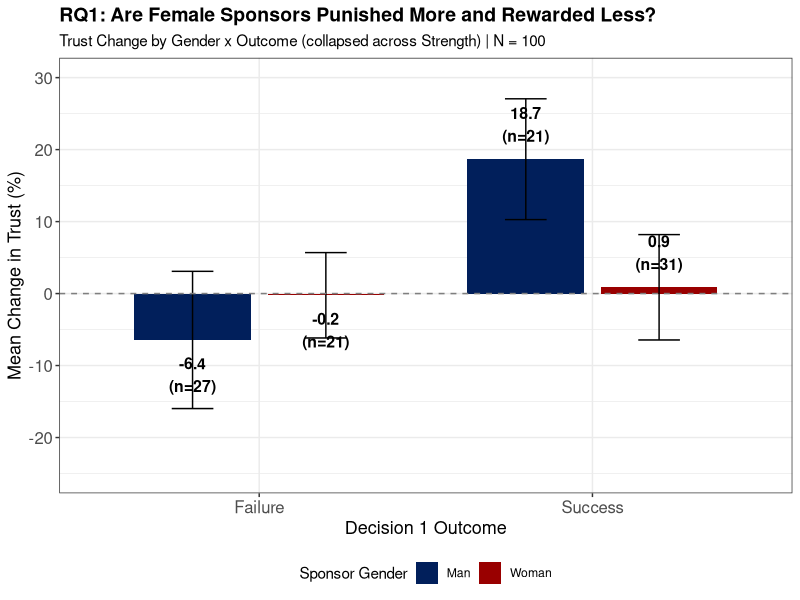

Recreate this plot in R. (Note: this script raises an error after producing the figure.)
## ---- chunk 1
rm(list = ls())
knitr::opts_chunk$set(
  echo = FALSE,
  message = FALSE,
  warning = FALSE,
  fig.width = 10,
  fig.height = 6
)

library(dplyr)
library(tidyr)
library(ggplot2)
library(knitr)
library(lme4)
library(lmerTest)

is_pdf <- knitr::is_latex_output()
if (!is_pdf) library(kableExtra)

styled_kable <- function(data, ...) {
  k <- kable(data, booktabs = TRUE, ...)
  if (!is_pdf) k <- kable_styling(k, bootstrap_options = c("striped", "condensed"), full_width = FALSE)
  k
}

PENN_BLUE   <- "#011F5B"
PENN_RED    <- "#990000"
SUCCESS_GRN <- "#2E7D32"
FAILURE_RED <- "#C62828"

TARGET_STUDY <- "698e27db580428e78f8e9ff1"
## ---- chunk 2
# --- Stage 3 data ---
raw <- read.csv("../output/stage3_pilot_data.csv", stringsAsFactors = FALSE)
raw <- raw[-c(1, 2), ]

numeric_cols <- c("Progress", "Duration..in.seconds.", "Finished",
                  "endorser_slider_value_q1", "endorser_slider_value_q2",
                  "stake_percent_q1", "stake_percent_q2",
                  "rt_ms_stage3_q1", "rt_ms_stage3_q2", "rt_ms_stage3_outcome",
                  "stage3_q1_is_correct", "stage3_q1_actual_bonus",
                  "age", "gender", "race")
for (col in numeric_cols) {
  if (col %in% names(raw)) raw[[col]] <- suppressWarnings(as.numeric(raw[[col]]))
}

# Exclusion cascade
d0 <- raw
d1 <- d0 %>% filter(Status != "1")
d2 <- d1 %>% filter(Finished == 1)
d3 <- d2 %>% filter(!is.na(PROLIFIC_PID) & trimws(PROLIFIC_PID) != "")
d3b <- d3 %>% filter(STUDY_ID == TARGET_STUDY)
d4 <- d3b %>% filter(Q42 == "2")
d5 <- d4 %>% filter(!is.na(assigned_condition) & trimws(assigned_condition) != "")
d6 <- d5 %>% filter(!is.na(stake_percent_q1))
df <- d6

# Derive variables
df <- df %>%
  mutate(
    endorser_gender_code = ifelse(grepl("^M_", assigned_condition), "Man", "Woman"),
    endorser_correct     = ifelse(grepl("_correct_", assigned_condition), 1, 0),
    endorser_strong      = ifelse(grepl("_strong$", assigned_condition), 1, 0),
    abs_strength_q1 = abs(endorser_slider_value_q1 - 50),
    abs_strength_q2 = abs(endorser_slider_value_q2 - 50),
    endorser_gender_f = factor(endorser_gender_code, levels = c("Man", "Woman")),
    correctness_f     = factor(ifelse(endorser_correct == 1, "Correct", "Incorrect"),
                               levels = c("Incorrect", "Correct")),
    strength_f        = factor(ifelse(endorser_strong == 1, "Strong", "Weak"),
                               levels = c("Weak", "Strong")),
    outcome_f         = factor(ifelse(stage3_q1_is_correct == 1, "Success", "Failure"),
                               levels = c("Failure", "Success")),
    trust_change = stake_percent_q2 - stake_percent_q1,
    duration_min = Duration..in.seconds. / 60
  )

df_tc <- df %>% filter(!is.na(trust_change))

# --- Stage 2 data ---
s2_raw <- read.csv("../output/stage2_main_data.csv", stringsAsFactors = FALSE)
s2_raw <- s2_raw[-c(1, 2), ]
s2_raw$Finished <- as.numeric(s2_raw$Finished)
s2_raw$StartDate <- as.POSIXct(s2_raw$StartDate, format = "%Y-%m-%d %H:%M:%S")
s2_raw$date <- as.Date(s2_raw$StartDate)

s2 <- s2_raw %>%
  filter(Status != "1", Finished == 1,
         !is.na(PROLIFIC_PID) & trimws(PROLIFIC_PID) != "",
         date >= as.Date("2026-02-12")) %>%
  filter(!is.na(t1_slider_value) & trimws(t1_slider_value) != "")

s2$endorser_gender <- case_when(
  s2$gender == "1" ~ "Woman", s2$gender == "2" ~ "Man", TRUE ~ "Other"
)

s2_long <- data.frame()
for (i in 1:10) {
  p <- paste0("t", i, "_")
  trial_df <- s2 %>%
    select(PROLIFIC_PID, endorser_gender,
           pair_id = !!paste0(p, "pair_id"), category = !!paste0(p, "category"),
           truth = !!paste0(p, "truth"), truth_gender = !!paste0(p, "truth_gender"),
           A_gender = !!paste0(p, "A_gender"), B_gender = !!paste0(p, "B_gender"),
           slider_value = !!paste0(p, "slider_value"),
           slider_side = !!paste0(p, "slider_side"),
           rt_ms = !!paste0(p, "rt_ms")) %>%
    mutate(trial = i)
  s2_long <- rbind(s2_long, trial_df)
}
s2_long$slider_value <- as.numeric(s2_long$slider_value)

s2_trials <- s2_long %>%
  filter(!is.na(slider_value), endorser_gender %in% c("Man", "Woman")) %>%
  mutate(
    abs_strength = abs(slider_value - 50),
    endorsed_side = ifelse(slider_value < 50, "A", ifelse(slider_value > 50, "B", "neutral")),
    endorsed_gender = case_when(
      endorsed_side == "A" ~ A_gender, endorsed_side == "B" ~ B_gender, TRUE ~ NA_character_
    ),
    is_correct = (endorsed_side == truth),
    endorser_gender_f = factor(endorser_gender, levels = c("Man", "Woman")),
    endorsed_gender_f = factor(endorsed_gender, levels = c("Man", "Woman"))
  )
## ---- chunk 3
# Manipulation check (used later in robustness)
df$q44_resp <- case_when(df$Q44 == "1" ~ "Man", df$Q44 == "2" ~ "Woman", TRUE ~ NA_character_)
## ---- chunk 4
rq1_vars <- data.frame(
  Coefficient = c("Woman", "Success", "Woman x Success", "abs_strength_q1_c", "abs_strength_q2_c"),
  R_Name = c("endorser_gender_fWoman", "outcome_fSuccess",
             "...fWoman:outcome_fSuccess", "abs_strength_q1_c", "abs_strength_q2_c"),
  Coding = c("Man = 0 (ref), Woman = 1", "Failure = 0 (ref), Success = 1",
             "Interaction term", "Mean-centered |Q1 slider - 50|",
             "Mean-centered |Q2 slider - 50|")
)
styled_kable(rq1_vars, col.names = c("Term", "Name in R output", "Coding"),
             row.names = FALSE)
## ---- chunk 5
df_tc <- df_tc %>%
  mutate(abs_strength_q1_c = abs_strength_q1 - mean(abs_strength_q1, na.rm = TRUE),
         abs_strength_q2_c = abs_strength_q2 - mean(abs_strength_q2, na.rm = TRUE))

model_rq1 <- lm(trust_change ~ endorser_gender_f * outcome_f + abs_strength_q1_c + abs_strength_q2_c,
                 data = df_tc)
summary(model_rq1)
## ---- chunk 6
rq1_stats <- df_tc %>%
  group_by(endorser_gender_f, outcome_f) %>%
  summarise(
    mean_change = mean(trust_change),
    se = sd(trust_change) / sqrt(n()),
    n = n(),
    .groups = "drop"
  )

ggplot(rq1_stats,
       aes(x = outcome_f, y = mean_change, fill = endorser_gender_f)) +
  geom_bar(stat = "identity", position = position_dodge(0.8), width = 0.7) +
  geom_errorbar(aes(ymin = mean_change - se, ymax = mean_change + se),
                position = position_dodge(0.8), width = 0.25) +
  geom_hline(yintercept = 0, linetype = "dashed", color = "gray50") +
  geom_text(aes(label = sprintf("%.1f\n(n=%d)", mean_change, n),
                vjust = ifelse(mean_change >= 0, -0.5, 1.5)),
            position = position_dodge(0.8),
            size = 4, fontface = "bold", color = "black") +
  scale_fill_manual(values = c("Man" = PENN_BLUE, "Woman" = PENN_RED)) +
  scale_y_continuous(limits = c(-25, 30), breaks = seq(-20, 30, 10)) +
  labs(
    title = "RQ1: Are Female Sponsors Punished More and Rewarded Less?",
    subtitle = paste0("Trust Change by Gender x Outcome (collapsed across Strength) | N = ", nrow(df_tc)),
    x = "Decision 1 Outcome",
    y = "Mean Change in Trust (%)",
    fill = "Sponsor Gender"
  ) +
  theme_bw() +
  theme(
    legend.position = "bottom",
    plot.title = element_text(size = 14, face = "bold"),
    plot.subtitle = element_text(size = 11),
    axis.text = element_text(size = 12),
    axis.title = element_text(size = 13)
  )
## ---- chunk 7
rq2_vars <- data.frame(
  Coefficient = c("Woman_Sponsor", "Woman_Protege", "Random intercept"),
  R_Name = c("endorser_gender_fWoman", "endorsed_gender_fWoman", "(1 | PROLIFIC_PID)"),
  Coding = c("Man = 0 (ref), Woman = 1", "Man = 0 (ref), Woman = 1",
             "10 trials per endorser")
)
styled_kable(rq2_vars, col.names = c("Term", "Name in R output", "Coding"),
             row.names = FALSE)
## ---- chunk 8
s2_model_data <- s2_trials %>% filter(!is.na(endorsed_gender_f))
model_rq2 <- lmer(abs_strength ~ endorser_gender_f * endorsed_gender_f + (1 | PROLIFIC_PID),
                   data = s2_model_data)
summary(model_rq2)
## ---- chunk 9
rq2_plot <- s2_trials %>%
  filter(!is.na(endorsed_gender_f)) %>%
  group_by(endorser_gender_f, endorsed_gender_f) %>%
  summarise(
    mean_abs_strength = mean(abs_strength),
    se = sd(abs_strength) / sqrt(n()),
    n = n(),
    .groups = "drop"
  )

ggplot(rq2_plot,
       aes(x = endorser_gender_f, y = mean_abs_strength, fill = endorsed_gender_f)) +
  geom_bar(stat = "identity", position = position_dodge(0.8), width = 0.7) +
  geom_errorbar(aes(ymin = mean_abs_strength - se, ymax = mean_abs_strength + se),
                position = position_dodge(0.8), width = 0.25) +
  geom_text(aes(label = sprintf("%.1f\n(n=%d)", mean_abs_strength, n)),
            position = position_dodge(0.8),
            vjust = 1.5, size = 4.5, color = "white", fontface = "bold") +
  scale_fill_manual(values = c("Man" = PENN_BLUE, "Woman" = PENN_RED),
                    name = "Protege Gender") +
  scale_y_continuous(limits = c(0, 45), breaks = seq(0, 45, 5)) +
  labs(
    title = "RQ2: Do Female Sponsors Provide Weaker Endorsements?",
    subtitle = paste0("Mean Absolute Endorsement Strength by Sponsor and Protege Gender | N = ",
                      n_distinct(s2_trials$PROLIFIC_PID), " endorsers"),
    x = "Sponsor Gender",
    y = "Absolute Endorsement Strength (|Rating - 50|)"
  ) +
  theme_bw() +
  theme(
    legend.position = "bottom",
    plot.title = element_text(size = 14, face = "bold"),
    plot.subtitle = element_text(size = 11),
    axis.text = element_text(size = 12),
    axis.title = element_text(size = 13)
  )
## ---- chunk 10
rq3_vars <- data.frame(
  Coefficient = c("DV: stake_percent_q1", "Woman", "abs_strength_q1", "Woman x Strength"),
  R_Name = c("stake_percent_q1", "endorser_gender_fWoman", "abs_strength_q1",
             "...fWoman:abs_strength_q1"),
  Coding = c("0-100 (evaluator initial trust)", "Man = 0 (ref), Woman = 1",
             "|slider - 50|; Weak ~ 1-2, Strong = 50", "Interaction term")
)
styled_kable(rq3_vars, col.names = c("Term", "Name in R output", "Coding"),
             row.names = FALSE)
## ---- chunk 11
model_rq3 <- lm(stake_percent_q1 ~ endorser_gender_f * abs_strength_q1, data = df)
summary(model_rq3)
## ---- chunk 12
rq3_stats <- df %>%
  group_by(endorser_gender_f, strength_f) %>%
  summarise(
    mean_trust = mean(stake_percent_q1),
    se = sd(stake_percent_q1) / sqrt(n()),
    n = n(),
    .groups = "drop"
  )

ggplot(rq3_stats,
       aes(x = strength_f, y = mean_trust, fill = endorser_gender_f)) +
  geom_bar(stat = "identity", position = position_dodge(0.8), width = 0.7) +
  geom_errorbar(aes(ymin = mean_trust - se, ymax = mean_trust + se),
                position = position_dodge(0.8), width = 0.25) +
  geom_text(aes(label = sprintf("%.1f\n(n=%d)", mean_trust, n)),
            position = position_dodge(0.8),
            vjust = 1.5, size = 4.5, color = "white", fontface = "bold") +
  scale_fill_manual(values = c("Man" = PENN_BLUE, "Woman" = PENN_RED)) +
  scale_y_continuous(limits = c(0, 100), breaks = seq(0, 100, 10)) +
  labs(
    title = "RQ3: Do Female Sponsors Need Higher Strength to Achieve Same Trust?",
    subtitle = paste0("Mean Initial Trust (Decision 1) by Sponsor Gender and Endorsement Strength | N = ", nrow(df)),
    x = "Endorsement Strength Condition",
    y = "Initial Trust (%)",
    fill = "Sponsor Gender"
  ) +
  theme_bw() +
  theme(
    legend.position = "bottom",
    plot.title = element_text(size = 14, face = "bold"),
    plot.subtitle = element_text(size = 11),
    axis.text = element_text(size = 12),
    axis.title = element_text(size = 13)
  )
## ---- chunk 13
rq4_vars <- data.frame(
  Coefficient = c("Woman", "abs_str_q1_c", "Success", "3-way interaction", "abs_str_q2_c"),
  R_Name = c("endorser_gender_fWoman", "abs_strength_q1_c", "outcome_fSuccess",
             "...fWoman:abs_strength_q1_c:...fSuccess", "abs_strength_q2_c"),
  Coding = c("Man = 0 (ref), Woman = 1", "Mean-centered |Q1 slider - 50|",
             "Failure = 0 (ref), Success = 1", "Gender x Strength x Outcome",
             "Mean-centered |Q2 slider - 50|")
)
styled_kable(rq4_vars, col.names = c("Term", "Name in R output", "Coding"),
             row.names = FALSE)
## ---- chunk 14
model_rq4 <- lm(trust_change ~ endorser_gender_f * abs_strength_q1_c * outcome_f + abs_strength_q2_c,
                 data = df_tc)
summary(model_rq4)
## ---- chunk 15
rq4_stats <- df_tc %>%
  group_by(endorser_gender_f, strength_f, outcome_f) %>%
  summarise(
    mean_change = mean(trust_change),
    se = sd(trust_change) / sqrt(n()),
    n = n(),
    .groups = "drop"
  )

ggplot(rq4_stats,
       aes(x = outcome_f, y = mean_change, fill = endorser_gender_f)) +
  geom_bar(stat = "identity", position = position_dodge(0.8), width = 0.7) +
  geom_errorbar(aes(ymin = mean_change - se, ymax = mean_change + se),
                position = position_dodge(0.8), width = 0.25) +
  geom_hline(yintercept = 0, linetype = "dashed", color = "gray50") +
  geom_text(aes(label = sprintf("%.1f\n(n=%d)", mean_change, n),
                vjust = ifelse(mean_change >= 0, -0.5, 1.5)),
            position = position_dodge(0.8),
            size = 3.5, fontface = "bold", color = "black") +
  facet_wrap(~ strength_f, nrow = 1) +
  scale_fill_manual(values = c("Man" = PENN_BLUE, "Woman" = PENN_RED)) +
  scale_y_continuous(limits = c(-55, 50), breaks = seq(-50, 50, 10)) +
  labs(
    title = "RQ4: Trust Change by Gender x Outcome, Moderated by Endorsement Strength",
    subtitle = paste0("Women rewarded MORE after weak endorsement success, LESS after strong | N = ", nrow(df_tc)),
    x = "Decision 1 Outcome",
    y = "Mean Change in Trust (%)",
    fill = "Sponsor Gender"
  ) +
  theme_bw() +
  theme(
    legend.position = "bottom",
    plot.title = element_text(size = 14, face = "bold"),
    plot.subtitle = element_text(size = 11),
    strip.text = element_text(size = 13, face = "bold"),
    axis.text = element_text(size = 11),
    axis.title = element_text(size = 13)
  )
## ---- chunk 16
df_pass <- df %>% filter(q44_resp == endorser_gender_code)
df_pass_tc <- df_pass %>% filter(!is.na(trust_change)) %>%
  mutate(abs_strength_q1_c = abs_strength_q1 - mean(abs_strength_q1, na.rm = TRUE),
         abs_strength_q2_c = abs_strength_q2 - mean(abs_strength_q2, na.rm = TRUE))
## ---- chunk 17
cat("Manipulation check pass: N =", nrow(df_pass), "of", nrow(df), "\n")
cat("  Man:", sum(df_pass$endorser_gender_code == "Man"),
    "| Woman:", sum(df_pass$endorser_gender_code == "Woman"), "\n")
cat("  Excluded:", nrow(df) - nrow(df_pass),
    "(Man:", sum(df$endorser_gender_code == "Man") - sum(df_pass$endorser_gender_code == "Man"),
    "| Woman:", sum(df$endorser_gender_code == "Woman") - sum(df_pass$endorser_gender_code == "Woman"), ")\n")
## ---- chunk 18
model_rq1_pass <- lm(trust_change ~ endorser_gender_f * outcome_f + abs_strength_q1_c + abs_strength_q2_c,
                      data = df_pass_tc)
summary(model_rq1_pass)
## ---- chunk 19
rq1_pass_stats <- df_pass_tc %>%
  group_by(endorser_gender_f, outcome_f) %>%
  summarise(
    mean_change = mean(trust_change),
    se = sd(trust_change) / sqrt(n()),
    n = n(),
    .groups = "drop"
  )

ggplot(rq1_pass_stats,
       aes(x = outcome_f, y = mean_change, fill = endorser_gender_f)) +
  geom_bar(stat = "identity", position = position_dodge(0.8), width = 0.7) +
  geom_errorbar(aes(ymin = mean_change - se, ymax = mean_change + se),
                position = position_dodge(0.8), width = 0.25) +
  geom_hline(yintercept = 0, linetype = "dashed", color = "gray50") +
  geom_text(aes(label = sprintf("%.1f\n(n=%d)", mean_change, n),
                vjust = ifelse(mean_change >= 0, -0.5, 1.5)),
            position = position_dodge(0.8),
            size = 4, fontface = "bold", color = "black") +
  scale_fill_manual(values = c("Man" = PENN_BLUE, "Woman" = PENN_RED)) +
  scale_y_continuous(limits = c(-35, 25), breaks = seq(-30, 20, 10)) +
  labs(
    title = "Appendix RQ1: Excluding Manipulation Check Failures",
    subtitle = paste0("Trust Change | N = ", nrow(df_pass_tc), " (manipulation check passers only)"),
    x = "Decision 1 Outcome",
    y = "Mean Change in Trust (%)",
    fill = "Sponsor Gender"
  ) +
  theme_bw() +
  theme(
    legend.position = "bottom",
    plot.title = element_text(size = 14, face = "bold"),
    plot.subtitle = element_text(size = 11),
    axis.text = element_text(size = 12),
    axis.title = element_text(size = 13)
  )
## ---- chunk 20
model_rq3_pass <- lm(stake_percent_q1 ~ endorser_gender_f * abs_strength_q1,
                      data = df_pass)
summary(model_rq3_pass)
## ---- chunk 21
rq3_pass_stats <- df_pass %>%
  group_by(endorser_gender_f, strength_f) %>%
  summarise(
    mean_trust = mean(stake_percent_q1),
    se = sd(stake_percent_q1) / sqrt(n()),
    n = n(),
    .groups = "drop"
  )

ggplot(rq3_pass_stats,
       aes(x = strength_f, y = mean_trust, fill = endorser_gender_f)) +
  geom_bar(stat = "identity", position = position_dodge(0.8), width = 0.7) +
  geom_errorbar(aes(ymin = mean_trust - se, ymax = mean_trust + se),
                position = position_dodge(0.8), width = 0.25) +
  geom_text(aes(label = sprintf("%.1f\n(n=%d)", mean_trust, n)),
            position = position_dodge(0.8),
            vjust = 1.5, size = 4.5, color = "white", fontface = "bold") +
  scale_fill_manual(values = c("Man" = PENN_BLUE, "Woman" = PENN_RED)) +
  scale_y_continuous(limits = c(0, 100), breaks = seq(0, 100, 10)) +
  labs(
    title = "Appendix RQ3: Excluding Manipulation Check Failures",
    subtitle = paste0("Initial Trust | N = ", nrow(df_pass), " (manipulation check passers only)"),
    x = "Endorsement Strength Condition",
    y = "Initial Trust (%)",
    fill = "Sponsor Gender"
  ) +
  theme_bw() +
  theme(
    legend.position = "bottom",
    plot.title = element_text(size = 14, face = "bold"),
    plot.subtitle = element_text(size = 11),
    axis.text = element_text(size = 12),
    axis.title = element_text(size = 13)
  )
## ---- chunk 22
model_rq4_pass <- lm(trust_change ~ endorser_gender_f * abs_strength_q1_c * outcome_f + abs_strength_q2_c,
                      data = df_pass_tc)
summary(model_rq4_pass)
## ---- chunk 23
rq4_pass_stats <- df_pass_tc %>%
  group_by(endorser_gender_f, strength_f, outcome_f) %>%
  summarise(
    mean_change = mean(trust_change),
    se = sd(trust_change) / sqrt(n()),
    n = n(),
    .groups = "drop"
  )

ggplot(rq4_pass_stats,
       aes(x = outcome_f, y = mean_change, fill = endorser_gender_f)) +
  geom_bar(stat = "identity", position = position_dodge(0.8), width = 0.7) +
  geom_errorbar(aes(ymin = mean_change - se, ymax = mean_change + se),
                position = position_dodge(0.8), width = 0.25) +
  geom_hline(yintercept = 0, linetype = "dashed", color = "gray50") +
  geom_text(aes(label = sprintf("%.1f\n(n=%d)", mean_change, n),
                vjust = ifelse(mean_change >= 0, -0.5, 1.5)),
            position = position_dodge(0.8),
            size = 3.5, fontface = "bold", color = "black") +
  facet_wrap(~ strength_f, nrow = 1) +
  scale_fill_manual(values = c("Man" = PENN_BLUE, "Woman" = PENN_RED)) +
  scale_y_continuous(limits = c(-65, 55), breaks = seq(-60, 50, 10)) +
  labs(
    title = "Appendix RQ4: Trust Change 3-Way (Manipulation Check Passers)",
    subtitle = paste0("N = ", nrow(df_pass_tc), " (manipulation check passers only)"),
    x = "Decision 1 Outcome",
    y = "Mean Change in Trust (%)",
    fill = "Sponsor Gender"
  ) +
  theme_bw() +
  theme(
    legend.position = "bottom",
    plot.title = element_text(size = 14, face = "bold"),
    plot.subtitle = element_text(size = 11),
    strip.text = element_text(size = 13, face = "bold"),
    axis.text = element_text(size = 11),
    axis.title = element_text(size = 13)
  )
## ---- chunk 24
# Use named coefficient indexing for robustness
rq1_int   <- "endorser_gender_fWoman:outcome_fSuccess"
rq3_int   <- "endorser_gender_fWoman:abs_strength_q1"
rq4_int   <- "endorser_gender_fWoman:abs_strength_q1_c:outcome_fSuccess"

comp <- data.frame(
  Test = c("RQ1: Gender x Outcome", "RQ3: Gender x Strength", "RQ4: 3-way"),
  Full_b = c(round(coef(model_rq1)[rq1_int], 2),
             round(coef(model_rq3)[rq3_int], 3),
             round(coef(model_rq4)[rq4_int], 3)),
  Full_p = c(round(summary(model_rq1)$coefficients[rq1_int, 4], 3),
             round(summary(model_rq3)$coefficients[rq3_int, 4], 3),
             round(summary(model_rq4)$coefficients[rq4_int, 4], 3)),
  Full_N = c(nrow(df_tc), nrow(df), nrow(df_tc)),
  Pass_b = c(round(coef(model_rq1_pass)[rq1_int], 2),
             round(coef(model_rq3_pass)[rq3_int], 3),
             round(coef(model_rq4_pass)[rq4_int], 3)),
  Pass_p = c(round(summary(model_rq1_pass)$coefficients[rq1_int, 4], 3),
             round(summary(model_rq3_pass)$coefficients[rq3_int, 4], 3),
             round(summary(model_rq4_pass)$coefficients[rq4_int, 4], 3)),
  Pass_N = c(nrow(df_pass_tc), nrow(df_pass), nrow(df_pass_tc))
)

styled_kable(comp,
             col.names = c("Interaction Test",
                           "b (Full)", "p (Full)", "N (Full)",
                           "b (Pass)", "p (Pass)", "N (Pass)"),
             align = "lcccccc",
             row.names = FALSE)
